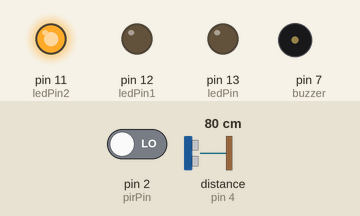
Bench run of a sketch on a simulated Arduino Uno, built with avr-gcc and run on an emulated ATmega328P. On the bench: output pins drawn as LEDs (lit = HIGH), buzzer (waves = sounding). The inputs (shaded band) are chosen by the test bench; at power-on: pin 2 (pirPin) LOW, distance to the obstacle (sensor on pin 4) 80 cm. The echo pulse lasts 58.3 µs per cm; pins used as bus, display or sensor lines are not drawn.

Above: at 2.8 s.
2.9 s: pin 2 (pirPin) driven HIGH
At 4.4 s:
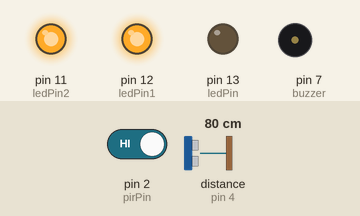
7.0 s: pin 2 (pirPin) driven LOW
At 8.0 s:
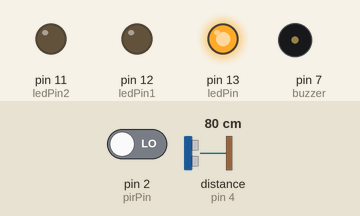
10.5 s: pin 2 (pirPin) driven HIGH
At 12.2 s:
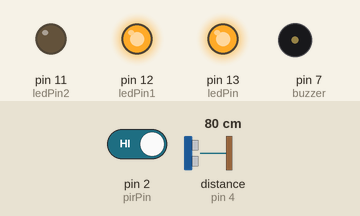
Timing chart, 0 to 20.6 s (numbered marks = the images above; inputs shaded):
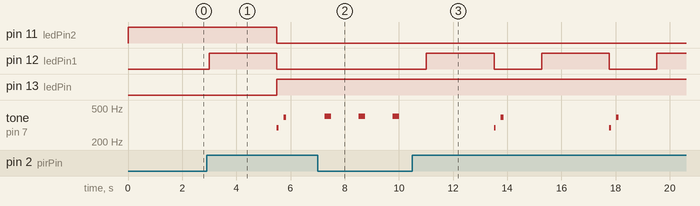

Measured:
- after the input at 2.9 s, pin 11 (ledPin2): HIGH → LOW after 2.6 s; pin 12 (ledPin1): LOW → HIGH after 0.10 s, → LOW 2.5 s later; pin 13 (ledPin): LOW → HIGH after 2.6 s; tone on pin 7 (buzzer): silent → 293 Hz after 2.6 s, → silent 0.07 s later, → 391 Hz 0.18 s later, → silent 0.10 s later
- after the input at 7.0 s, pin 12 (ledPin1): stays LOW (without the input it goes to HIGH after 0.25 s)
- after the input at 10.5 s, pin 12 (ledPin1): alternates HIGH for 2.5 s and LOW for 1.8 s, starting after 0.52 s

The sketch:

main.ino
```cpp
// Define the PIR sensor output pin
const int pirPin = 2;
// Define the ultrasonic sensor pins
const int trigPin = 3; // Trigger signal output pin
const int echoPin = 4; // Echo signal input pin
// Define the output pin for the lights
const int ledPin = 13;

const int ledPin1 = 12;

const int ledPin2 = 11;
// Define the detection distance of the ultrasonic sensor (in centimeters)
const int detectionDistance = 300; // Adjust as necessary
// Define the delay time after detection (in milliseconds)
const int delayDuration = 5000; // 5 seconds delay
// delay for color change, on/off
const int waitTime = 2500;

bool presenceDetected = false; // Variable to track detected presence
bool yellow = false;

void setup()
{
    pinMode(pirPin, INPUT);
    pinMode(trigPin, OUTPUT);
    pinMode(echoPin, INPUT);
    pinMode(ledPin, OUTPUT);
    digitalWrite(ledPin, LOW); // Starts lights off
    digitalWrite(ledPin1, LOW);
    pinMode(7, OUTPUT); // buzzer
    pinMode(13, OUTPUT);
    pinMode(12, OUTPUT);
    pinMode(11, OUTPUT);
    pinMode(7, OUTPUT);
    digitalWrite(ledPin2, HIGH);
}

void loop()
{
    // Check for presence detected by PIR sensor
    if (detectMotion())
    {
        presenceDetected = true;
        // delay to turn on lights
        digitalWrite(ledPin1, HIGH); // TURN ON YELLOW
        delay(waitTime);
        digitalWrite(ledPin2, LOW); // TURN OFF GREEN
        digitalWrite(ledPin1, LOW); // TURN OFF YELLOW
        digitalWrite(ledPin, HIGH); // TURN ON RED

        tone(7, 293, 66);
        delay(250);
        noTone(7);
        tone(7, 391, 99);
        delay(500); // Wait for the defined delay
    }
    else if (presenceDetected && detectObstacle())
    {
        digitalWrite(ledPin, HIGH); // TURN ON RED
        tone(7, 400, 00);
        delay(250);
        noTone(7);
    }
    else
    {
        presenceDetected = false;

        if (digitalRead(ledPin) == HIGH)
        {
            tone(7, 391, 99);
            delay(600);
            noTone(7);
            tone(7, 261, 63);

            delay(500);
            digitalWrite(ledPin, LOW); // TURN OFF RED
            digitalWrite(ledPin1, LOW);
        } // TURN OFF YELLOW

        digitalWrite(ledPin2, HIGH); // TURN ON GREEN
    }

    // Wait a short period before performing a new check
    delay(1000); // 1 second delay
}

// Function to detect presence using the PIR sensor
bool detectMotion()
{
    return digitalRead(pirPin) == HIGH;
}

// Function to detect obstacle presence using the ultrasonic sensor
bool detectObstacle()
{
    // Generate a 10µs pulse on the trigger pin
    digitalWrite(trigPin, LOW);
    delayMicroseconds(2);
    digitalWrite(trigPin, HIGH);
    delayMicroseconds(10);
    digitalWrite(trigPin, LOW);

    // Measure the time the echo signal takes to return
    long duration = pulseIn(echoPin, HIGH);

    // Calculate distance in centimeters
    int distance = duration * 0.034 / 2;

    // Check if distance is less than detection distance
    return (distance <= detectionDistance);
}
```
